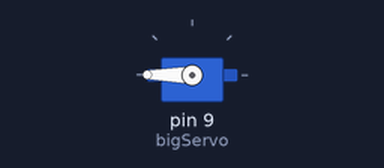
Bench run of a sketch on a simulated Arduino Uno, built with avr-gcc and run on an emulated ATmega328P. Parts: servo.

Above: at 0.05 s.
At 19.95 s:
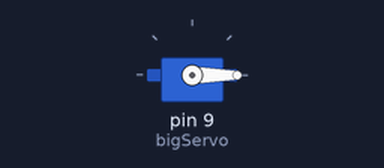
Timing chart, 0 to 26.0 s (numbered marks = the images above):
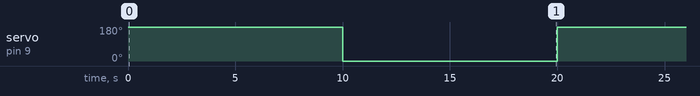

The sketch:

servoControl.ino
```cpp
#include <Servo.h>

Servo bigServo;

void setup() {
  // put your setup code here, to run once:
  bigServo.attach(9);
}

void loop() {
  // put your main code here, to run repeatedly:
  bigServo.write(270);
  delay(10000);
  bigServo.write(0);
  delay(10000);
} 
```

Measured:
- by itself, servo on pin 9 (bigServo): alternates 180° for 10.0 s and 0° for 10.0 s
